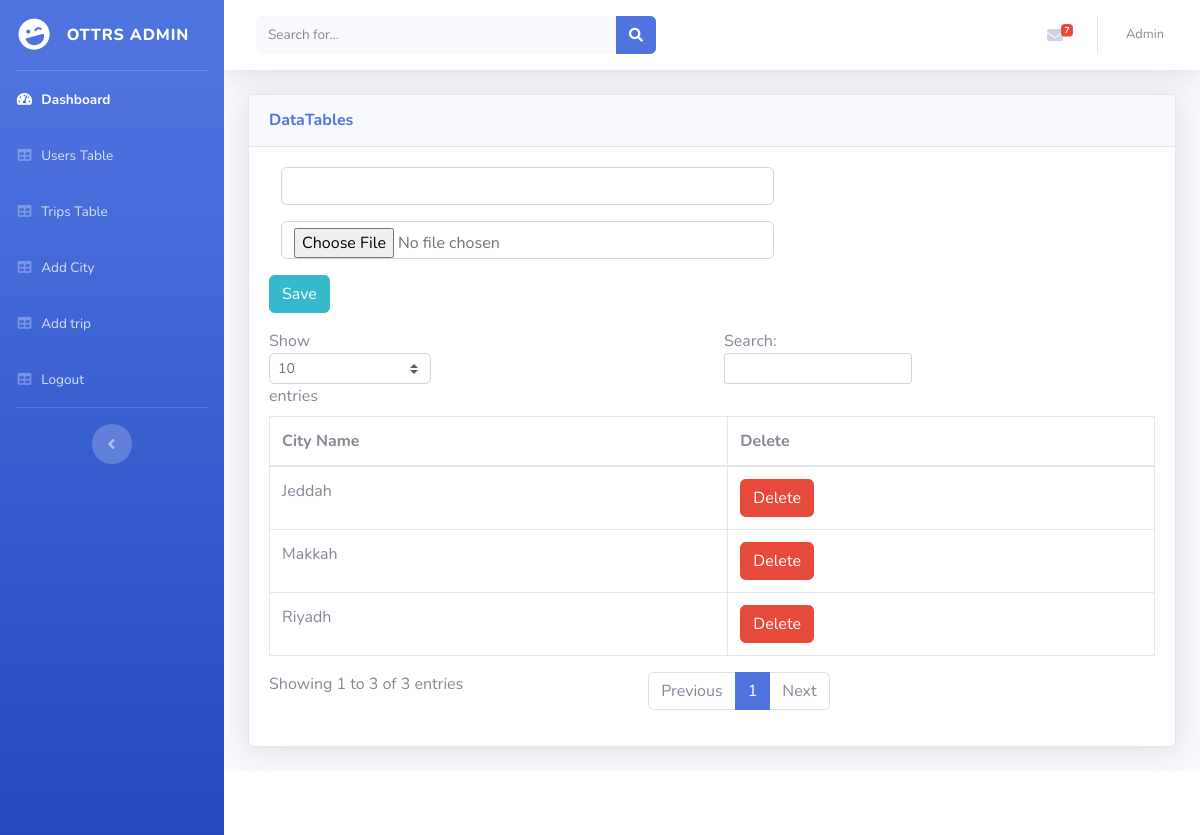
Page /admin/addCity.php on the committed database.
### tables this page shows
CREATE TABLE `city` (
  `id` int(11) NOT NULL,
  `city_name` varchar(250) NOT NULL,
  `spath` text NOT NULL
);

### admin/addCity.php (the view, shortened to what this page needs)
<?php
require "../conne.php";
?>
<!DOCTYPE html>
<html lang="en">
<head>
  <link href="vendor/fontawesome-free/css/all.min.css" rel="stylesheet" type="text/css">
  <link href="css/sb-admin-2.min.css" rel="stylesheet">
</head>
<body id="page-top">
  <div id="wrapper">
    <ul class="navbar-nav bg-gradient-primary sidebar sidebar-dark accordion" id="accordionSidebar">
      <a class="sidebar-brand d-flex align-items-center justify-content-center" href="dashboard.html">
        <div class="sidebar-brand-icon rotate-n-15">
          <i class="fas fa-laugh-wink"></i>
        </div>
        <div class="sidebar-brand-text mx-3">OTTRS Admin <sup></sup></div>
      </a>
      <hr class="sidebar-divider my-0">
      <li class="nav-item active">
        <a class="nav-link" href="dashboard.php">
          <i class="fas fa-fw fa-tachometer-alt"></i>
          <span>Dashboard</span></a>
      </li>
      <li class="nav-item">
        <a class="nav-link" href="userstable.php">
          <i class="fas fa-fw fa-table"></i>
          <span>Users Table</span></a>
      </li>
      <li class="nav-item">
        <a class="nav-link" href="tripstable.php">
          <i class="fas fa-fw fa-table"></i>
          <span>Trips Table</span></a>
      </li>
      <li class="nav-item">
        <a class="nav-link" href="addCity.php">
          <i class="fas fa-fw fa-table"></i>
          <span>Add City</span></a>
      </li>
      <li class="nav-item">
        <a class="nav-link" href="tripstable.php">
          <i class="fas fa-fw fa-table"></i>
          <span>Add trip</span></a>
      </li>
      <li class="nav-item">
        <a class="nav-link" href="logout.php">
          <i class="fas fa-fw fa-table"></i>
          <span>Logout</span></a>
      </li>
      <hr class="sidebar-divider d-none d-md-block">
      <div class="text-center d-none d-md-inline">
        <button class="rounded-circle border-0" id="sidebarToggle"></button>
      </div>
    </ul>
    <div id="content-wrapper" class="d-flex flex-column">
      <div id="content">
        <nav class="navbar navbar-expand navbar-light bg-white topbar mb-4 static-top shadow">
          <form class="d-none d-sm-inline-block form-inline mr-auto ml-md-3 my-2 my-md-0 mw-100 navbar-search">
            <div class="input-group">
              <input type="text" class="form-control bg-light border-0 small" placeholder="Search for..." aria-label="Search" aria-describedby="basic-addon2">
              <div class="input-group-append">
                <button class="btn btn-primary" type="button">
                  <i class="fas fa-search fa-sm"></i>
                </button>
              </div>
            </div>
          </form>
          <ul class="navbar-nav ml-auto">
            <li class="nav-item dropdown no-arrow d-sm-none">
            <li class="nav-item dropdown no-arrow mx-1">
              <a class="nav-link dropdown-toggle" href="#" id="messagesDropdown" role="button" data-toggle="dropdown" aria-haspopup="true" aria-expanded="false">
                <i class="fas fa-envelope fa-fw"></i>
                <span class="badge badge-danger badge-counter">7</span>
              </a>
            </li>
            <li class="nav-item dropdown no-arrow">
              <a class="nav-link dropdown-toggle" href="#" id="userDropdown" role="button" data-toggle="dropdown" aria-haspopup="true" aria-expanded="false">
                <span class="mr-2 d-none d-lg-inline text-gray-600 small">Admin </span>
              </a>
            </li>
          </ul>
        </nav>
        <div class="container-fluid">
          <div class="card shadow mb-4">
            <div class="card-header py-3">
              <h6 class="m-0 font-weight-bold text-primary">DataTables </h6>
            </div>
            <div class="card-body">
              <div class="table-responsive">
                <form method="POST" enctype="multipart/form-data">
                  <div class="form-group col-7">
                    <input type="text" name="city" class="form-control">
                  </div>
                  <div class="form-group col-7">
                    <input type="file" name="img" class="form-control">
                  </div>
                  <div class="form-group">
                    <input type="submit" name="subs" value="Save" class="btn btn-info">
                  </div>
                </form>
                <table class="table table-bordered" id="dataTable" width="100%" cellspacing="0">
                 <thead>
                   <tr>
                     <th>City Name</th>
                     <th>Delete</th>
                   </tr>
                 </thead>
                 <tbody>
                   <?php
                   $sql_ci="SELECT * FROM city";
                   $res=mysqli_query($mycon,$sql_ci);
                   if(mysqli_num_rows($res)>0){
                    while ($rows=mysqli_fetch_array($res)) {
                      echo '
                      <tr>
                      <td>'.$rows['city_name'].'</td>
                      <td><a href="delCity.php?id='.$rows['id'].'" class="btn btn-danger">Delete</a></td>
                      </tr>
                      ';
                    }
                   }
                   ?>
                 </tbody>
                </table>
              </div>
            </div>
          </div>
        </div>
      </div>
      <footer class="sticky-footer bg-white">
      </footer>
    </div>
  </div>
</body>
</html>

### rows in the picture
city: city_name "Makkah"
city: city_name "Jeddah"
city: city_name "Riyadh"
